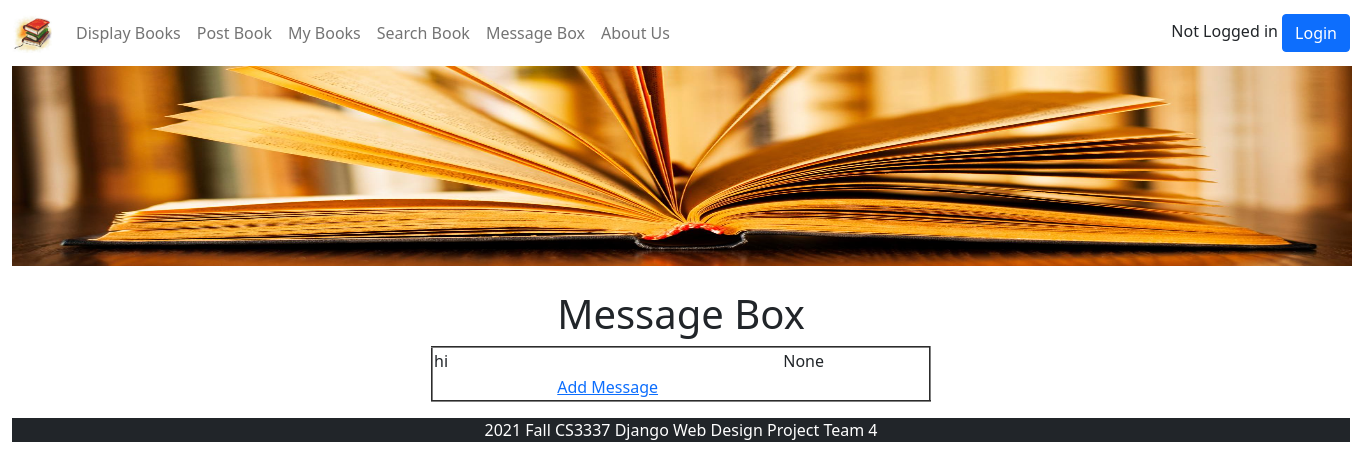
The page /messagebox on the database as committed earlier.
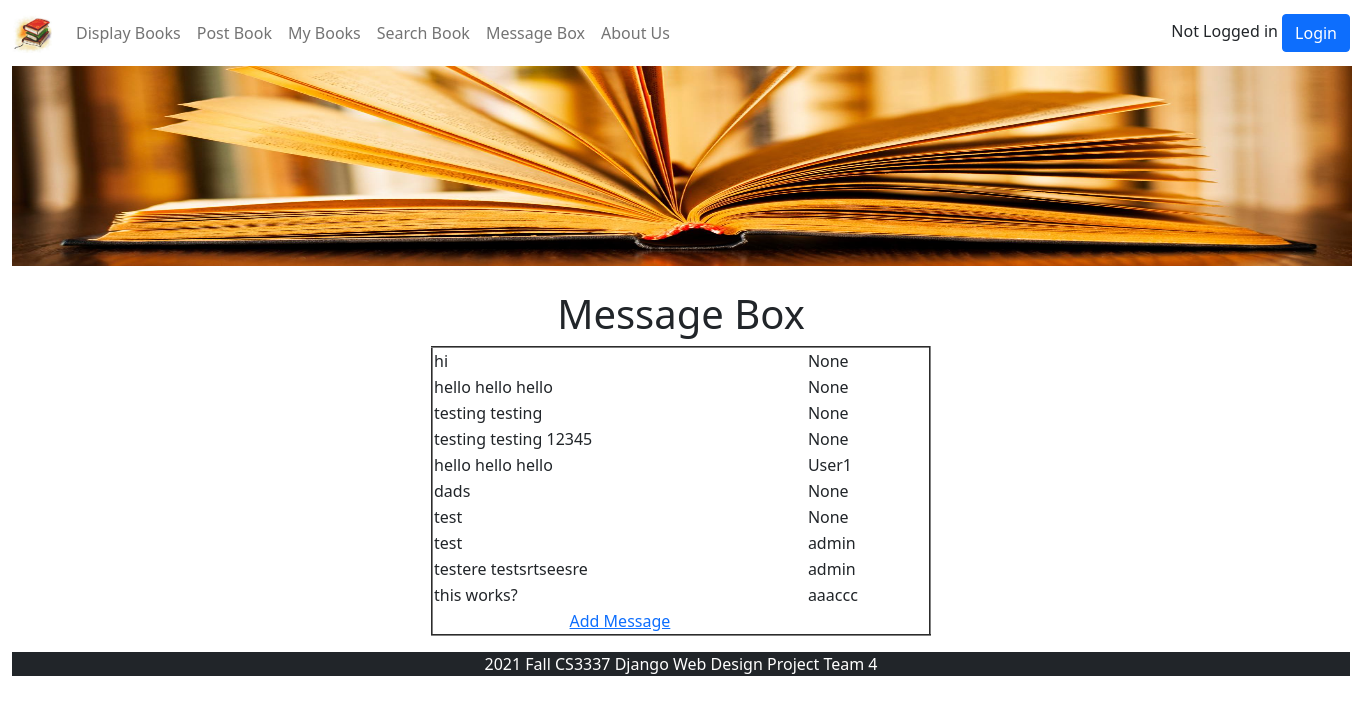
The same page on the database as committed later.
### bookMng/models.py (models this page shows, shortened)
class Messages(models.Model):
    message = models.CharField(max_length=200)
    username = models.ForeignKey(User, blank=True, null=True, on_delete=models.CASCADE)

### bookMng/views.py (the view)
# urls.py: path('messagebox', views.messagebox, name='messagebox'),
def messagebox(request):
    messages = Messages.objects.all()
    books = Book.objects.all()
    return render(request,
                    'bookMng/messagebox.html',
                    {
                        'item_list': MainMenu.objects.all(),
                        'messages': messages,
                        'books': books,
                    })

### bookEx/templates/bookMng/messagebox.html (shortened to what this page needs)
{% extends "base.html" %}
{% load static %}
{% block content %}
<h1 align="center"> Message Box </h1>
  <table align="center" border="2" width="500">
      {% for message in messages %}
        <tr>
            <td>{{ message.message }} </td>
            <td>{{ message.username }} </td>
        </tr>
            {% endfor %}
        <tr>
            <td align="center">
                <a href="book_message">Add Message</a>
            </td>
        </tr>
  </table>
{% endblock content %}

### bookEx/templates/base.html (shortened to what this page needs)
{% load static %}
<!DOCTYPE html>
<html lang="en">
<head>
    <link href="{% static 'main.css' %}" rel="stylesheet" type="text/css">
    <link href="https://cdn.jsdelivr.net/npm/bootstrap@5.0.2/dist/css/bootstrap.min.css" rel="stylesheet">
</head>
<body class="container-fluid">
    <nav class="navbar navbar-expand-sm navbar-light">
        <a class="navbar-brand" href="/">
            <img src="{% static 'logo.jfif' %}" width="40" height ="40" alt=""/>
        </a>
        <div class="collapse navbar-collapse">
            <ul class="navbar-nav mr-auto">
                    <li class="nav-item">
                        <a class="nav-link" href="\displaybooks">Display Books</a>
                    </li>
                    <li class="nav-item">
                        <a class="nav-link" href="\postbook">Post Book</a>
                    </li>
                    <li class="nav-item">
                        <a class="nav-link" href="\mybooks">My Books</a>
                    </li>
                    <li class="nav-item">
                        <a class="nav-link" href="\search">Search Book</a>
                    </li>
                    <li class="nav-item">
                        <a class="nav-link" href="\messagebox">Message Box</a>
                    </li>
                    <li class="nav-item">
                        <a class="nav-link" href="\aboutus">About Us</a>
                    </li>
                </ul>
        </div>
        <div class="container-sm-2" align="right">
            {% if user.is_authenticated %}
            {{ user.username }}
                    <a class="btn btn-primary" href="{% url 'logout' %}?next=/" role="button">Logout</a>
                {% else %}
                    Not Logged in
                    <a class="btn btn-primary" href="{% url 'login' %}?next=/" role="button">Login</a>
            {% endif %}
        </div>
    </nav>
    <div class="col-md-12 col-lg-12" >
        <div class="px-0" align="center">
            <img src="{% static 'topbanner.jpg' %}" width="1340" height="200" alt=""/>
        </div>
    </div>
    <br>
    <div class="container" align="center">
        {% block content %}{% endblock content %}
    </div>
    <div id="footer" class="col-12 mt-3 text-white bg-dark" align="center">
        2021 Fall CS3337 Django Web Design Project Team 4
    </div>
</body>
</html>

Rows that differ between the two databases and show on the page:
added Messages: message "hello hello hello", username "None"
added Messages: message "testing testing", username "None"
added Messages: message "testing testing 12345", username "None"
added Messages: message "hello hello hello", username "User1"
added Messages: message "dads", username "None"
added Messages: message "test", username "None"
added Messages: message "test", username "admin"
added Messages: message "testere testsrtseesre", username "admin"
added Messages: message "this works?", username "aaaccc"
